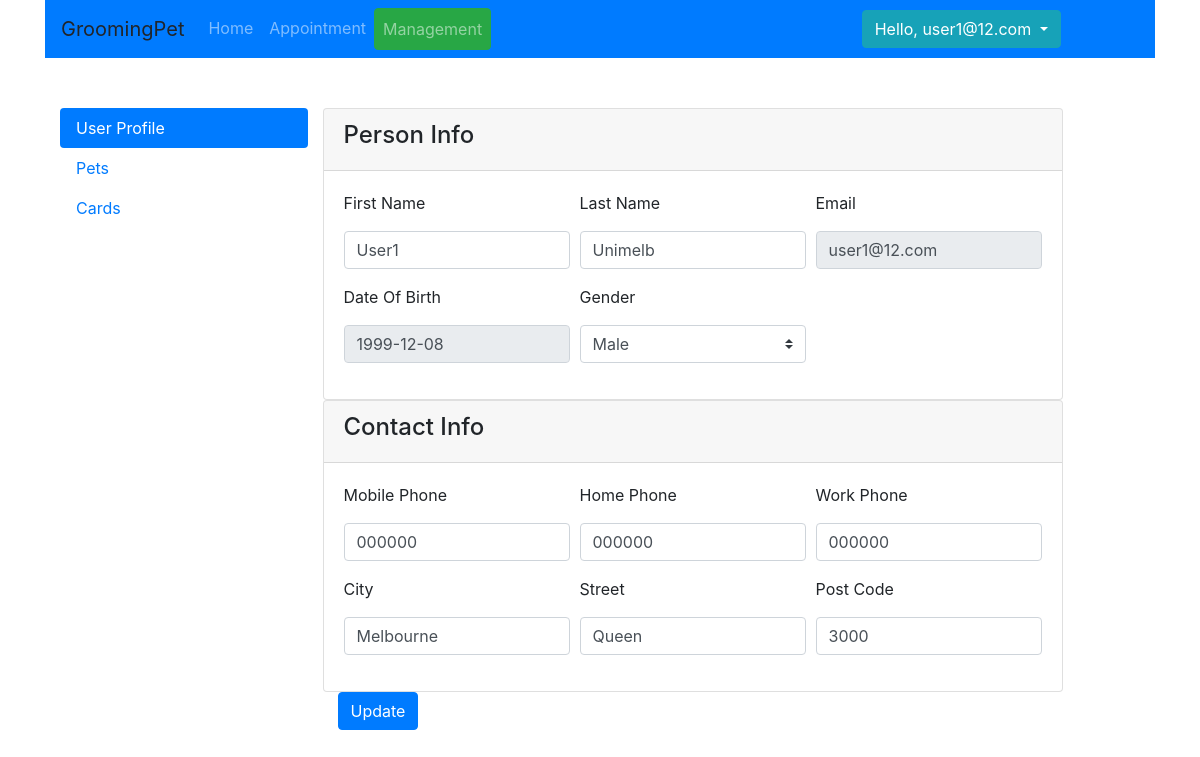
Screenshot of /user (signed in) with the database file from the repository.
### app/models.py (models this page shows, shortened)
class User(db.Model):
    __tablename__ = 'User'
    id = db.Column(db.Integer, primary_key=True)
    first_name = db.Column(db.String(20))
    last_name = db.Column(db.String(20))
    email = db.Column(db.String(50))
    password = db.Column(db.String(50))
    dob = db.Column(db.DATE, default=datetime.now)
    gender = db.Column(db.CHAR(1))
    phone = db.Column(db.String(10))
    home_number = db.Column(db.String(10))
    work_number = db.Column(db.String(10))
    address_id = db.Column(db.Integer, db.ForeignKey('Address.id'),
                           nullable=False)
    address = db.relationship('Address')
    active = db.Column(db.BOOLEAN)
    admin = db.Column(db.BOOLEAN)
    register_date = db.Column(db.DATETIME, default=datetime.now)
    def is_admin(self):
        return self.admin

class Address(db.Model):
    __tablename__ = 'Address'
    id = db.Column(db.Integer, primary_key=True)
    city = db.Column(db.String(20))
    street = db.Column(db.String(50))
    post_code = db.Column(db.INTEGER)

### app/subapps/home/routing.py (the view, shortened to what this page needs)
@homeRoute.route('/user', methods=['GET', 'POST'])
@login_required
def user_update():
    form = UserProfileForm()
    return render_template('home/user.html', form=form, current_page="user", user_tab="user")

### app/subapps/home/forms.py
class UserProfileForm(Form):
    first_name = StringField('First Name', validators=[DataRequired()])
    last_name = StringField('Last Name', validators=[DataRequired()])
    email = StringField('Email', validators=[DataRequired()])
    phone = StringField('Mobile Phone')
    home_number = StringField('Home Phone')
    work_number = StringField('Work Phone')
    dob = DateField('Date Of Birth', validators=[DataRequired()])
    gender = SelectField('Gender', validators=[DataRequired()],choices=[('M', 'Male'), ('F', 'Female')])
    city = StringField('City', validators=[DataRequired()])
    street = StringField('Street', validators=[DataRequired()])
    post_code = IntegerField("Post Code",validators=[DataRequired()])

### app/manage.py (called while the page is built)
@login_manager.user_loader
def load_user(user_id):
    from app.models import User
    from app.db_info import Session
    session = Session()
    user = session.query(User).options(subqueryload(User.address)).filter(User.id == user_id).first()
    session.close()
    return user

### run.py (called while the page is built)
@app.before_request
def before_request():
    pass

### app/subapps/home/templates/home/user.html (shortened to what this page needs)
{% extends "home/management_base.html" %}
{% block main_content %}
    {% include "forms/user_profile.html" with context %}
{% endblock %}

### app/templates/base.html (shortened to what this page needs)
<head>
    <link rel="stylesheet" type=text/css href="{{ url_for('static', filename='bootstrap.min.css') }}">
    <link rel="stylesheet" type=text/css href="{{ url_for('static', filename='bootstrap-datepicker3.min.css') }}">
</head>
<body>
<div class="container">
    <nav class="navbar navbar-expand-lg  navbar navbar-dark bg-primary">
        <a class="navbar-brand">GroomingPet</a>
        <div class="collapse navbar-collapse" id="navbarTogglerDemo02">
            <ul class="navbar-nav mr-auto mt-2 mt-lg-0">
                <li class="nav-item ">
                    <a class="nav-link {% if current_page == 'home' %}btn btn-success{% endif %}"
                       href="{{ url_for('homeRoute.index') }} ">Home <span class="sr-only">(current)</span></a>
                </li>
                <li class="nav-item">
                    <a class="nav-link {% if current_page == 'appointment' %}btn btn-success{% endif %}"
                       href="{{ url_for('homeRoute.appt') }}">Appointment</a>
                </li>
                <li class="nav-item">
                    <a class="nav-link {% if current_page == 'user' %}btn btn-success{% endif %}"
                       href="{{ url_for('homeRoute.user_update') }}">Management</a>
                </li>
            </ul>
            {% if current_user.is_authenticated %}
                <div class="dropdown">
                    <button class="btn btn-info dropdown-toggle" type="button" id="dropdownMenuButton"
                            data-toggle="dropdown" aria-haspopup="true" aria-expanded="false">
                        Hello, {{ current_user.email }}
                    </button>
                </div>
            {% else %}
                <div class="btn-group" role="group" aria-label="Basic example">
                    <a class="btn btn-info" href="{{ url_for('homeRoute.login') }}?next={{ request.path }}"
                       role="button">Login</a>
                    <a class="btn btn-info" href="{{ url_for("homeRoute.register") }}" role="button">Sign Up</a>
                </div>
            {% endif %}
            <div class="col-md-1"></div>
        </div>
    </nav>
    <div class="container">
        {% block content %}<h1>Base Template with css and js</h1>{% endblock %}
    </div>
</div>
</body>

### app/subapps/home/templates/forms/_fields_macro.html (shortened to what this page needs)
{% macro render_string(field, value='', type='text', readonly=None,class='col-sm-8',required=true) -%}
    <div class="{{ class }}">
        <input type="{{ type }}" placeholder="{{ field.name }}" class="form-control"
                {% if readonly %} readonly {% endif %}
                {% if required %} required {% endif %}
               id="id_{{ field.name }}"
               name="{{ field.name }}" value="{{ value|e }}">
    </div>
{% endmacro %}
{% macro render_select(field,value='',class='col-sm-8') -%}
    <div class="{{ class }}">
        <select class="custom-select" id="id_{{ field.name }}" name="{{ field.name }}">
            {% for option in field.choices %}
                <option value={{ option[0] }} {% if value == option[0] %}
                        selected {% endif %}>{{ option[1] }}</option>
            {% endfor %}
        </select>
    </div>
{% endmacro %}
{% macro render_date(field=None,value="",class='col-sm-8') -%}
    <div class="{{ class }}">
        <input type="text" value="{{ value }}" readonly class=" form-control {{ field.name }}"
               name="{{ field.name }}" id="id_{{ field.name }}" data-date-format="yyyy-mm-dd ">
    </div>
{% endmacro %}

### rows the page displays
User: email "user1@12.com", first_name "User1", last_name "Unimelb", dob "1999-12-08", phone "000000", home_number "000000", work_number "000000"
Address: city "Melbourne", street "Queen", post_code "3000"

### other values shown
form field gender "Male"
